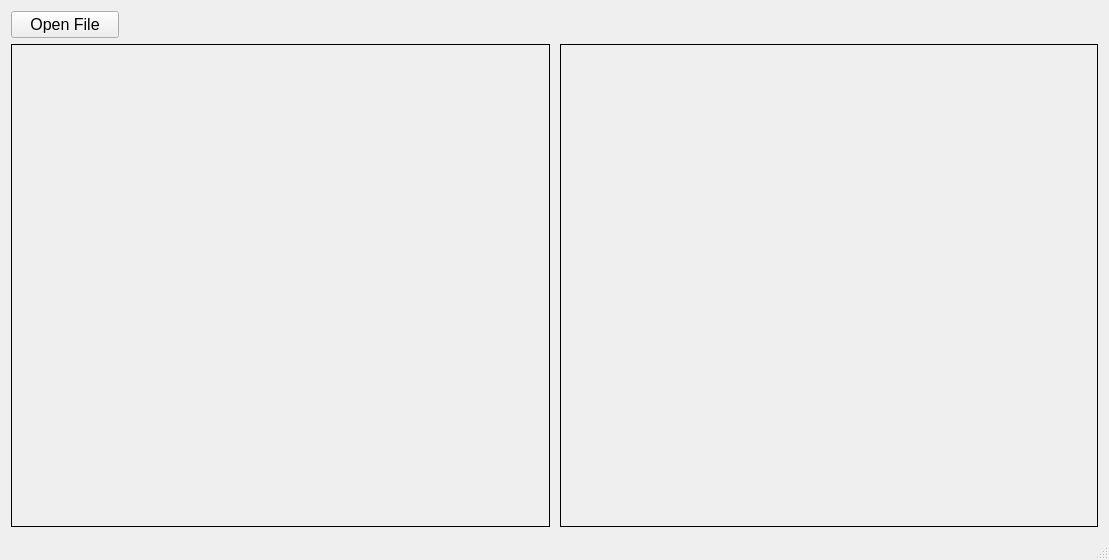
<?xml version="1.0" encoding="UTF-8"?>
<ui version="4.0">
 <class>MainWindow</class>
 <widget class="QMainWindow" name="MainWindow">
  <property name="geometry">
   <rect>
    <x>0</x>
    <y>0</y>
    <width>1109</width>
    <height>560</height>
   </rect>
  </property>
  <property name="windowTitle">
   <string>MainWindow</string>
  </property>
  <widget class="QWidget" name="centralWidget">
   <layout class="QGridLayout" name="gridLayout" rowstretch="0,1">
    <item row="0" column="0">
     <layout class="QHBoxLayout" name="horizontalLayout" stretch="1,9">
      <item>
       <widget class="QPushButton" name="btnOpenFile">
        <property name="font">
         <font>
          <pointsize>12</pointsize>
         </font>
        </property>
        <property name="text">
         <string>Open File</string>
        </property>
       </widget>
      </item>
      <item>
       <widget class="QLabel" name="lblChosenFile">
        <property name="font">
         <font>
          <pointsize>12</pointsize>
         </font>
        </property>
        <property name="autoFillBackground">
         <bool>true</bool>
        </property>
        <property name="text">
         <string/>
        </property>
       </widget>
      </item>
     </layout>
    </item>
    <item row="1" column="0">
     <layout class="QHBoxLayout" name="horizontalLayout_2">
      <property name="spacing">
       <number>10</number>
      </property>
      <item>
       <widget class="QLabel" name="lblOriginal">
        <property name="autoFillBackground">
         <bool>true</bool>
        </property>
        <property name="frameShape">
         <enum>QFrame::Box</enum>
        </property>
        <property name="text">
         <string/>
        </property>
       </widget>
      </item>
      <item>
       <widget class="QLabel" name="lblCanny">
        <property name="autoFillBackground">
         <bool>true</bool>
        </property>
        <property name="frameShape">
         <enum>QFrame::Box</enum>
        </property>
        <property name="text">
         <string/>
        </property>
       </widget>
      </item>
     </layout>
    </item>
   </layout>
  </widget>
  <widget class="QMenuBar" name="menuBar">
   <property name="geometry">
    <rect>
     <x>0</x>
     <y>0</y>
     <width>1109</width>
     <height>21</height>
    </rect>
   </property>
  </widget>
  <widget class="QStatusBar" name="statusBar"/>
 </widget>
 <layoutdefault spacing="6" margin="11"/>
 <resources/>
 <connections/>
</ui>
